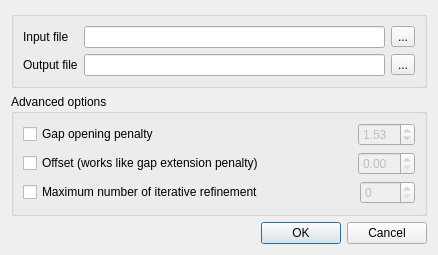
<?xml version="1.0" encoding="UTF-8"?>
<ui version="4.0">
 <class>MAFFTSupportRunDialog</class>
 <widget class="QDialog" name="MAFFTSupportRunDialog">
  <property name="geometry">
   <rect>
    <x>0</x>
    <y>0</y>
    <width>438</width>
    <height>238</height>
   </rect>
  </property>
  <property name="minimumSize">
   <size>
    <width>438</width>
    <height>0</height>
   </size>
  </property>
  <property name="windowTitle">
   <string>Align with MAFFT</string>
  </property>
  <layout class="QVBoxLayout" name="verticalLayout_2">
   <item>
    <layout class="QVBoxLayout" name="verticalLayout">
     <item>
      <widget class="QGroupBox" name="inputGroupBox">
       <property name="title">
        <string/>
       </property>
       <layout class="QGridLayout" name="gridLayout_2">
        <item row="0" column="0">
         <layout class="QGridLayout" name="gridLayout">
          <item row="0" column="0">
           <widget class="QLabel" name="label">
            <property name="text">
             <string>Input file</string>
            </property>
           </widget>
          </item>
          <item row="0" column="1">
           <widget class="QLineEdit" name="inputFileLineEdit"/>
          </item>
          <item row="0" column="2">
           <widget class="QToolButton" name="inputFilePathButton">
            <property name="text">
             <string>...</string>
            </property>
           </widget>
          </item>
          <item row="1" column="0">
           <widget class="QLabel" name="label_2">
            <property name="text">
             <string>Output file</string>
            </property>
           </widget>
          </item>
          <item row="1" column="1">
           <widget class="QLineEdit" name="outputFileLineEdit"/>
          </item>
          <item row="1" column="2">
           <widget class="QToolButton" name="outputFilePathButton">
            <property name="text">
             <string>...</string>
            </property>
           </widget>
          </item>
         </layout>
        </item>
       </layout>
      </widget>
     </item>
     <item>
      <widget class="QGroupBox" name="groupBox">
       <property name="title">
        <string>Advanced options</string>
       </property>
       <layout class="QGridLayout" name="gridLayout_7">
        <item row="0" column="0">
         <layout class="QGridLayout" name="gridLayout_6">
          <item row="0" column="0">
           <layout class="QGridLayout" name="gridLayout_3">
            <item row="0" column="0">
             <widget class="QCheckBox" name="gapOpenCheckBox">
              <property name="text">
               <string>Gap opening penalty</string>
              </property>
             </widget>
            </item>
            <item row="0" column="1">
             <spacer name="horizontalSpacer_2">
              <property name="orientation">
               <enum>Qt::Horizontal</enum>
              </property>
              <property name="sizeHint" stdset="0">
               <size>
                <width>40</width>
                <height>20</height>
               </size>
              </property>
             </spacer>
            </item>
            <item row="0" column="2">
             <widget class="QDoubleSpinBox" name="gapOpenSpinBox">
              <property name="enabled">
               <bool>false</bool>
              </property>
              <property name="minimumSize">
               <size>
                <width>55</width>
                <height>0</height>
               </size>
              </property>
              <property name="maximum">
               <double>10.000000000000000</double>
              </property>
              <property name="singleStep">
               <double>0.100000000000000</double>
              </property>
              <property name="value">
               <double>1.530000000000000</double>
              </property>
             </widget>
            </item>
           </layout>
          </item>
          <item row="1" column="0">
           <layout class="QGridLayout" name="gridLayout_4">
            <item row="0" column="0">
             <widget class="QCheckBox" name="gapExtCheckBox">
              <property name="text">
               <string>Offset (works like gap extension penalty)</string>
              </property>
             </widget>
            </item>
            <item row="0" column="1">
             <spacer name="horizontalSpacer_3">
              <property name="orientation">
               <enum>Qt::Horizontal</enum>
              </property>
              <property name="sizeHint" stdset="0">
               <size>
                <width>40</width>
                <height>20</height>
               </size>
              </property>
             </spacer>
            </item>
            <item row="0" column="2">
             <widget class="QDoubleSpinBox" name="gapExtSpinBox">
              <property name="enabled">
               <bool>false</bool>
              </property>
              <property name="minimumSize">
               <size>
                <width>55</width>
                <height>0</height>
               </size>
              </property>
              <property name="maximum">
               <double>10.000000000000000</double>
              </property>
              <property name="value">
               <double>0.000000000000000</double>
              </property>
             </widget>
            </item>
           </layout>
          </item>
          <item row="2" column="0">
           <layout class="QGridLayout" name="gridLayout_5">
            <item row="0" column="0">
             <widget class="QCheckBox" name="maxNumberIterRefinementCheckBox">
              <property name="text">
               <string>Maximum number of iterative refinement</string>
              </property>
             </widget>
            </item>
            <item row="0" column="1">
             <spacer name="horizontalSpacer_4">
              <property name="orientation">
               <enum>Qt::Horizontal</enum>
              </property>
              <property name="sizeHint" stdset="0">
               <size>
                <width>40</width>
                <height>20</height>
               </size>
              </property>
             </spacer>
            </item>
            <item row="0" column="2">
             <widget class="QSpinBox" name="maxNumberIterRefinementSpinBox">
              <property name="enabled">
               <bool>false</bool>
              </property>
              <property name="sizePolicy">
               <sizepolicy hsizetype="Minimum" vsizetype="Fixed">
                <horstretch>0</horstretch>
                <verstretch>0</verstretch>
               </sizepolicy>
              </property>
              <property name="minimumSize">
               <size>
                <width>55</width>
                <height>0</height>
               </size>
              </property>
              <property name="maximum">
               <number>1000</number>
              </property>
             </widget>
            </item>
           </layout>
          </item>
         </layout>
        </item>
       </layout>
      </widget>
     </item>
    </layout>
   </item>
   <item>
    <widget class="QDialogButtonBox" name="buttonBox">
     <property name="standardButtons">
      <set>QDialogButtonBox::Cancel|QDialogButtonBox::Ok</set>
     </property>
    </widget>
   </item>
  </layout>
 </widget>
 <resources/>
 <connections>
  <connection>
   <sender>gapOpenCheckBox</sender>
   <signal>toggled(bool)</signal>
   <receiver>gapOpenSpinBox</receiver>
   <slot>setEnabled(bool)</slot>
   <hints>
    <hint type="sourcelabel">
     <x>160</x>
     <y>48</y>
    </hint>
    <hint type="destinationlabel">
     <x>356</x>
     <y>48</y>
    </hint>
   </hints>
  </connection>
  <connection>
   <sender>gapExtCheckBox</sender>
   <signal>toggled(bool)</signal>
   <receiver>gapExtSpinBox</receiver>
   <slot>setEnabled(bool)</slot>
   <hints>
    <hint type="sourcelabel">
     <x>160</x>
     <y>79</y>
    </hint>
    <hint type="destinationlabel">
     <x>356</x>
     <y>79</y>
    </hint>
   </hints>
  </connection>
  <connection>
   <sender>maxNumberIterRefinementCheckBox</sender>
   <signal>toggled(bool)</signal>
   <receiver>maxNumberIterRefinementSpinBox</receiver>
   <slot>setEnabled(bool)</slot>
   <hints>
    <hint type="sourcelabel">
     <x>160</x>
     <y>110</y>
    </hint>
    <hint type="destinationlabel">
     <x>356</x>
     <y>110</y>
    </hint>
   </hints>
  </connection>
 </connections>
</ui>
